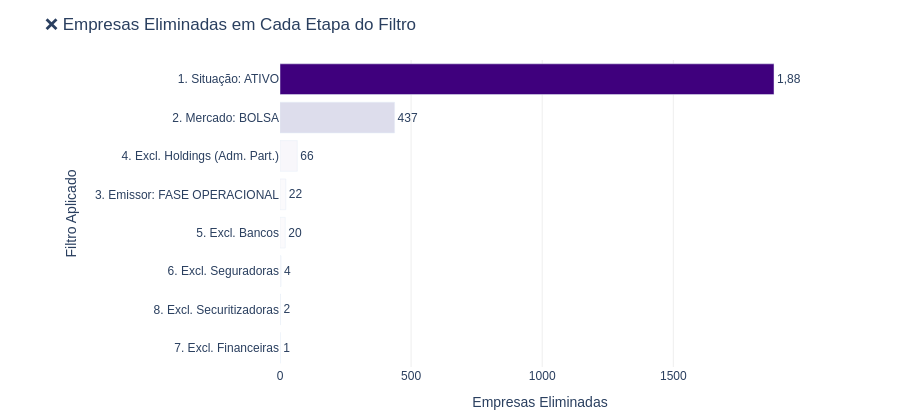

This figure's notebook cell:
### Code cell
# Gráfico de barras: empresas excluídas por etapa
df_excl = df_funil[df_funil["excluidas"] > 0].copy()

fig = px.bar(
    df_excl,
    x="excluidas",
    y="filtro",
    orientation="h",
    text="excluidas",
    color="excluidas",
    color_continuous_scale="Purples",
    hover_data={"motivo": True},
    title="❌ Empresas Eliminadas em Cada Etapa do Filtro",
    labels={"excluidas": "Empresas Eliminadas", "filtro": "Filtro Aplicado", "motivo": "Motivo"}
)

fig.update_traces(texttemplate="%{text:,}", textposition="outside")
fig.update_layout(
    height=420,
    showlegend=False,
    coloraxis_showscale=False,
    font={"family": "Arial", "size": 12},
    plot_bgcolor="white",
    paper_bgcolor="white",
    xaxis={"showgrid": True, "gridcolor": "#eee"},
    yaxis={"categoryorder": "total ascending"},
    margin={"l": 280, "r": 100, "t": 60, "b": 50}
)

fig.show()

### Figure 1 — Plotly figure (JSON) as saved in the notebook; plotly's stock layout.template omitted (floating-point values rounded to 4 significant figures)
{"data": [{"customdata": [["Remove canceladas, extintas e suspensas"], ["Apenas companhias listadas na B3"], ["Remove pré-operacionais e em registro"], ["Resultado dominado por equivalência patrimonial"], ["Padrão COSIF — incompatível com análise industrial"], ["Padrão SUSEP — sem EBITDA comparável"], ["Carteira de crédito como ativo principal"], ["Estrutura de ativo baseada em recebíveis (CRI/CRA/FIDC)"]], "hovertemplate": "Empresas Eliminadas=%{marker.color}<br>Filtro Aplicado=%{y}<br>Motivo=%{customdata[0]}<extra></extra>", "legendgroup": "", "marker": {"color": [1884, 437, 22, 66, 20, 4, 1, 2], "coloraxis": "coloraxis", "pattern": {"shape": ""}}, "name": "", "orientation": "h", "showlegend": false, "text": [1884.0, 437.0, 22.0, 66.0, 20.0, 4.0, 1.0, 2.0], "textposition": "outside", "texttemplate": "%{text:,}", "type": "bar", "x": [1884, 437, 22, 66, 20, 4, 1, 2], "xaxis": "x", "y": ["1. Situação: ATIVO", "2. Mercado: BOLSA", "3. Emissor: FASE OPERACIONAL", "4. Excl. Holdings (Adm. Part.)", "5. Excl. Bancos", "6. Excl. Seguradoras", "7. Excl. Financeiras", "8. Excl. Securitizadoras"], "yaxis": "y"}], "layout": {"barmode": "relative", "coloraxis": {"colorbar": {"title": {"text": "Empresas Eliminadas"}}, "colorscale": [[0, "rgb(252,251,253)"], [0.125, "rgb(239,237,245)"], [0.25, "rgb(218,218,235)"], [0.375, "rgb(188,189,220)"], [0.5, "rgb(158,154,200)"], [0.625, "rgb(128,125,186)"], [0.75, "rgb(106,81,163)"], [0.875, "rgb(84,39,143)"], [1, "rgb(63,0,125)"]], "showscale": false}, "font": {"family": "Arial", "size": 12}, "height": 420, "legend": {"tracegroupgap": 0}, "margin": {"b": 50, "l": 280, "r": 100, "t": 60}, "paper_bgcolor": "white", "plot_bgcolor": "white", "showlegend": false, "title": {"text": "❌ Empresas Eliminadas em Cada Etapa do Filtro"}, "xaxis": {"anchor": "y", "domain": [0, 1], "gridcolor": "#eee", "showgrid": true, "title": {"text": "Empresas Eliminadas"}}, "yaxis": {"anchor": "x", "categoryorder": "total ascending", "domain": [0, 1], "title": {"text": "Filtro Aplicado"}}}}
